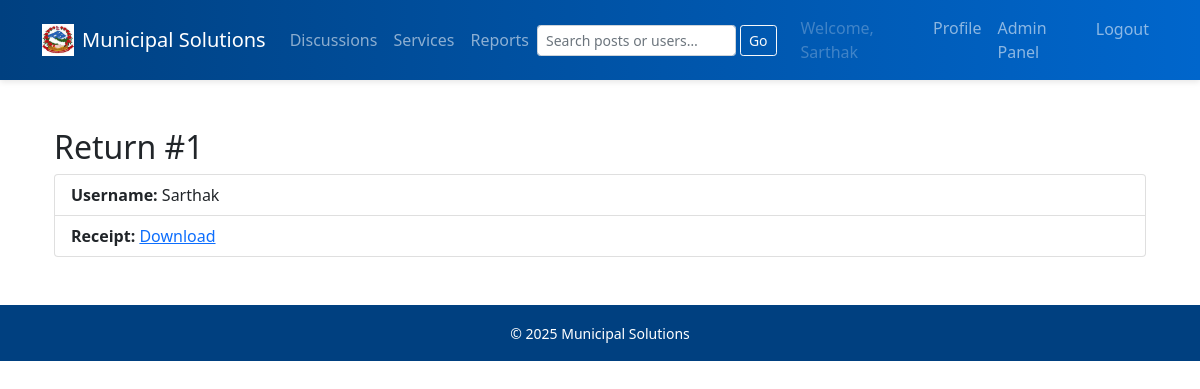
The app's page /tax/1/detail/ (signed in) with its own data.
### accounts/models.py (models this page shows, shortened)
class CustomUser(AbstractUser):
    is_admin     = models.BooleanField(default=False)
    phone_number = models.CharField(max_length=20, blank=True)
    address      = models.TextField(blank=True)
    email        = models.EmailField(unique=True)

### services/models.py (models this page shows, shortened)
class SelfAssessmentReturn(models.Model):
    submission_no        = models.AutoField(primary_key=True)
    username             = models.CharField("Username", max_length=150)
    password             = models.CharField("Password", max_length=128)
    password2            = models.CharField("Confirm Password", max_length=128)
    pan_no               = models.CharField("PAN No.", max_length=20)
    fiscal_year          = models.CharField("Fiscal Year", max_length=9)
    email                = models.EmailField("Email ID")
    contact_no           = models.CharField("Contact No.", max_length=20)
    turnover_amount      = models.DecimalField("कर कारोबार रकम", max_digits=12, decimal_places=2)
    deduction_amount     = models.DecimalField("कट्टी हुने रकम", max_digits=12, decimal_places=2)
    income               = models.DecimalField("आय (auto)", max_digits=12, decimal_places=2, blank=True, null=True)
    tax_amount           = models.DecimalField("Tax (auto)", max_digits=12, decimal_places=2, blank=True, null=True)
    interest_penalty     = models.DecimalField("Interest & Penalty (auto)", max_digits=12, decimal_places=2, blank=True, null=True)
    total_payable        = models.DecimalField("Total Payable (auto)", max_digits=12, decimal_places=2, blank=True, null=True)
    revenue_account_no   = models.CharField("राजश्व खाता नं.", max_length=50)
    payment_type         = models.CharField("भुक्तानीको किसिम", max_length=50)
    voucher_no           = models.CharField("भौचर/रसिद नं.", max_length=50)
    bank_name            = models.CharField("बैंकको नाम", max_length=100)
    deposit_date         = models.DateField("दाखिला मिति")
    deposit_amount       = models.DecimalField("दाखिला रकम", max_digits=12, decimal_places=2)
    submitted            = models.BooleanField(default=False)
    receipt              = models.FileField(
                              "Payment Receipt",
                              upload_to='tax_receipts/',
                              blank=True,
                              null=True
                          )
    created_at           = models.DateTimeField(auto_now_add=True)
    class Meta:
        ordering = ['-submission_no']

### services/views.py (the view)
# urls.py: path('tax/<int:pk>/detail/',    views.tax_detail,         name='tax_detail'),
@login_required
def tax_detail(request, pk):
    tr = SelfAssessmentReturn.objects.get(submission_no=pk)
    return render(request, 'services/tax_detail.html', {
        'tax_return': tr,
    })

### templates/services/tax_detail.html
{% extends 'base.html' %}
{% block content %}
<div class="container my-5">
  <h2>Return #{{ tax_return.submission_no }}</h2>
  <ul class="list-group">
    <li class="list-group-item"><strong>Username:</strong> {{ tax_return.username }}</li>
    {% if tax_return.receipt %}
      <li class="list-group-item">
        <strong>Receipt:</strong>
        <a href="{{ tax_return.receipt.url }}" target="_blank">Download</a>
      </li>
    {% endif %}
  </ul>
</div>
{% endblock %}

### templates/base.html (shortened to what this page needs)
{% load static %}
<!DOCTYPE html>
<html>
<head>
    <link href="{% static 'css/style.css' %}" rel="stylesheet">
    <link href="https://cdn.jsdelivr.net/npm/bootstrap@5.1.3/dist/css/bootstrap.min.css"
          rel="stylesheet">
</head>
<body>
<nav class="navbar navbar-expand-lg navbar-dark">
  <div class="container">
    <a class="navbar-brand d-flex align-items-center" href="{% url 'home' %}">
      <img src="{% static 'css/img/ms_logo.jpeg' %}"
           alt="MS logo"
           height="32"
           class="me-2">
      Municipal Solutions
    </a>
    <div class="collapse navbar-collapse" id="mainNav">
      <ul class="navbar-nav me-auto mb-2 mb-lg-0">
        <li class="nav-item">
          <a class="nav-link" href="{% url 'discussions' %}">Discussions</a>
        </li>
        <li class="nav-item">
          <a class="nav-link" href="{% url 'service_page' %}">Services</a>
        </li>
        <li class="nav-item">
          <a class="nav-link" href="{% url 'reports' %}">Reports</a>
        </li>
      </ul>
      <form class="d-flex me-3" action="{% url 'search' %}" method="get">
        <input
          class="form-control form-control-sm"
          type="search"
          name="q"
          placeholder="Search posts or users…"
          value="{{ request.GET.q|default_if_none:'' }}"
        >
        <button class="btn btn-sm btn-outline-light ms-1" type="submit">Go</button>
      </form>
      <ul class="navbar-nav mb-2 mb-lg-0">
        {% if user.is_authenticated %}
          <li class="nav-item">
            <span class="nav-link disabled">Welcome, {{ user.username }}</span>
          </li>
          <li class="nav-item">
            <a class="nav-link" href="{% url 'profile' %}">Profile</a>
          </li>
          {% if user.is_admin %}
            <li class="nav-item">
              <a class="nav-link" href="{% url 'admin:index' %}">Admin Panel</a>
            </li>
          {% endif %}
          <li class="nav-item">
            <form method="post" action="{% url 'logout' %}">
              <button type="submit" class="nav-link btn btn-link">Logout</button>
            </form>
          </li>
        {% endif %}
      </ul>
    </div>
  </div>
</nav>
<div class="container mt-4 content-wrap">
  {% block content %}{% endblock %}
</div>
<footer style="background:#004080; color:white; text-align:center; padding:1rem 0;">
  <small>© {% now "Y" %} Municipal Solutions</small>
</footer>
</body>
</html>

### static/css/style.css (style rules this page uses)
:root { --primary: #004080; --secondary: #0066cc; --light-bg: #f8f9fa; --text: #212529; --seal-opacity: 0.40; --transition: 0.2s ease; --border-radius: 0.5rem; --card-shadow: 0 2px 6px rgba(0,0,0,0.1); }
*, *::before, *::after { box-sizing: border-box; margin: 0; padding: 0; }
body { font-family: 'Inter', sans-serif; background: var(--light-bg); color: var(--text); line-height: 1.6; }
.navbar { background: linear-gradient(90deg, var(--primary), var(--secondary)); box-shadow: var(--card-shadow); }
.navbar-brand img { height: 32px; margin-right: 0.5rem; }
.nav-link { transition: background-color var(--transition), color var(--transition); }

### records on screen
CustomUser: username "Sarthak"
SelfAssessmentReturn: submission_no "1", username "Sarthak"
